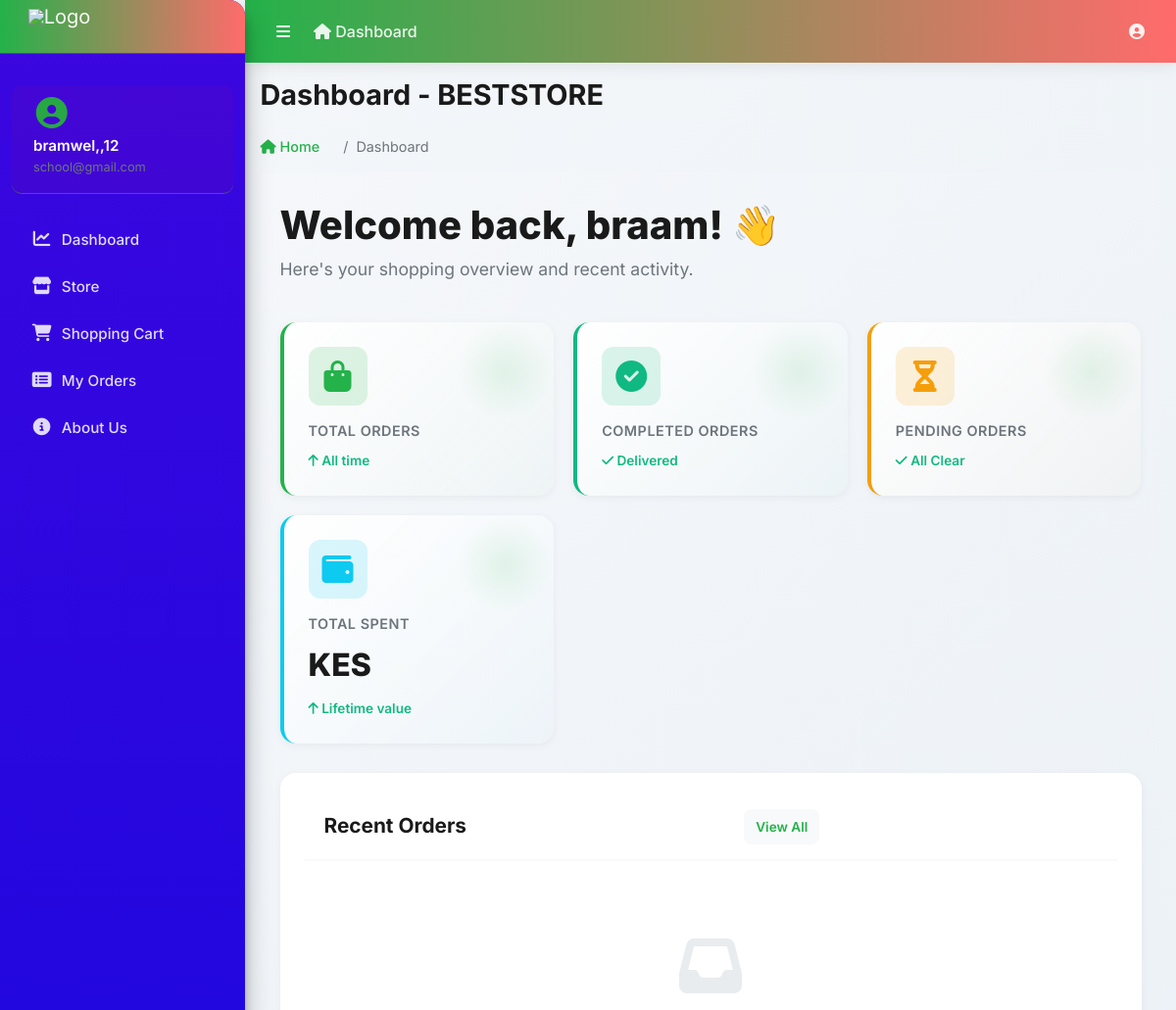
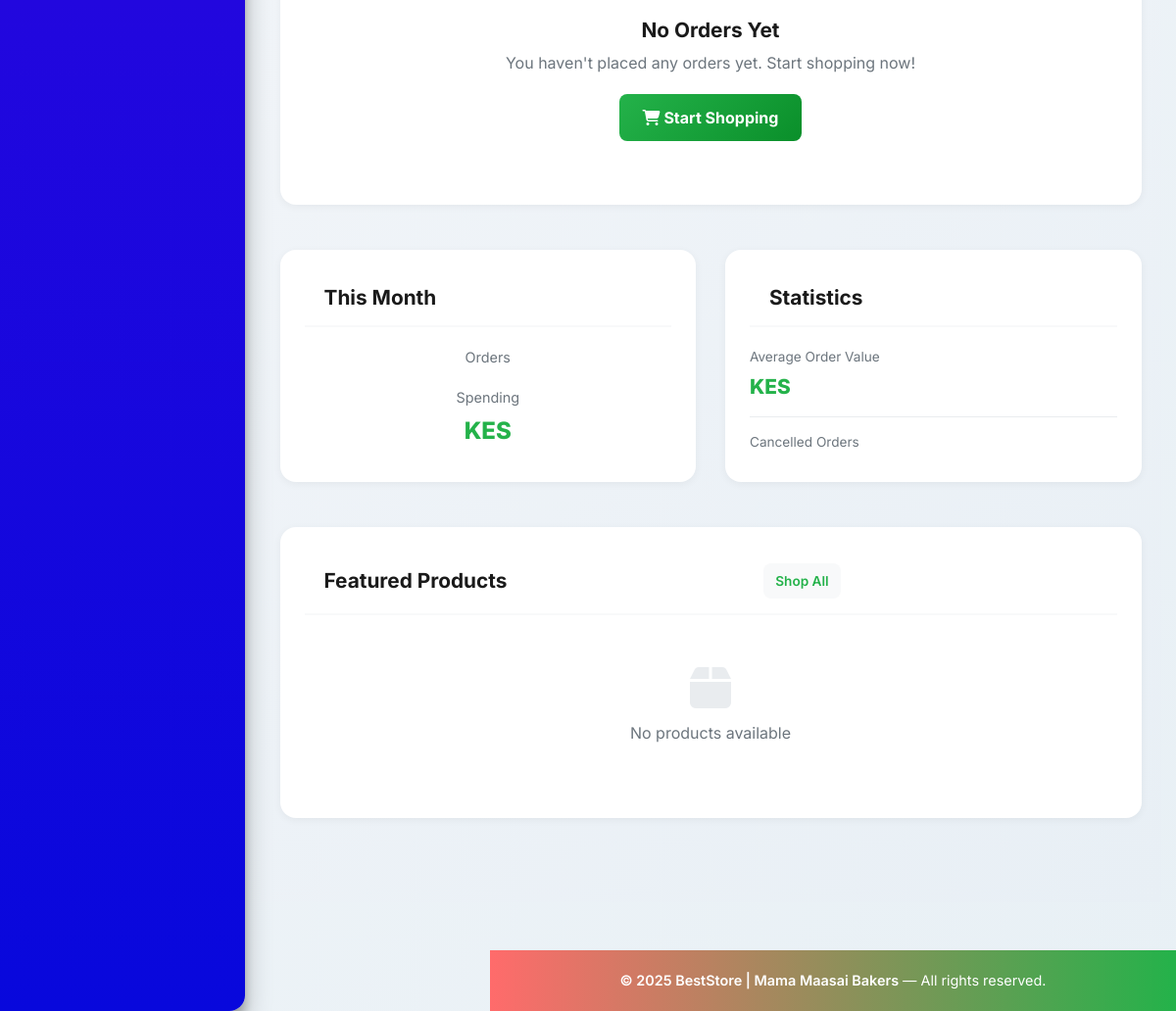
Screenshot of /accounts/dashboard/ (signed in) with the database file from the repository (2 pictures, top to bottom).
### accounts/models.py (models this page shows, shortened)
class Account(AbstractUser):
    ROLE_CHOICES = (
        ('admin', 'Admin'),
        ('finance', 'Finance'),
        ('user', 'User'),
    )
    role = models.CharField(max_length=20, choices=ROLE_CHOICES, default='user')
    first_name = models.CharField(max_length=50)
    last_name = models.CharField(max_length=50)
    username = models.CharField(max_length=50, unique=True)
    email = models.EmailField(max_length=100, unique=True)
    phone_number = models.CharField(max_length=50, blank=True, null=True)
    groups = models.ManyToManyField(
        Group,
        related_name="custom_user_set",
        blank=True,
        help_text="The groups this user belongs to.",
        verbose_name="groups",
    )
    user_permissions = models.ManyToManyField(
        Permission,
        related_name="custom_user_permissions_set",
        blank=True,
        help_text="Specific permissions for this user.",
        verbose_name="user permissions",
    )
    date_joined = models.DateTimeField(auto_now_add=True)
    last_login = models.DateTimeField(auto_now_add=True)
    is_admin = models.BooleanField(default=False)
    is_staff = models.BooleanField(default=False)
    is_superuser = models.BooleanField(default=False)
    is_active = models.BooleanField(default=False)
    is_superadmin = models.BooleanField(default=False)
    USERNAME_FIELD = 'email'
    REQUIRED_FIELDS = ['username', 'first_name', 'last_name']
    objects = MyAccountManager()

### accounts/views.py (the view)
# urls.py: path('dashboard/', views.dashboard, name='dashboard'),
@login_required
def dashboard(request):
    orders_count = Order.objects.filter(user=request.user).count()
    products = Product.objects.all()[:6]
    categories = Category.objects.all()
    userprofile = getattr(request.user, 'userprofile', None)
    context = {
        'orders_count': orders_count,
        'products': products,
        'categories': categories,
        'user': request.user,
        'userprofile': userprofile,
    }
    return render(request, 'accounts/dashboard.html', context)

### templates/accounts/dashboard.html (shortened to what this page needs)
{% extends 'base.html' %}
{% block page_title %}Dashboard - BESTSTORE{% endblock %}
{% load static %}
{% block content %}
<div class="dashboard-container">
    <div class="dashboard-header">
        <div class="header-content">
            <h1>Welcome back, {{ user.first_name|default:user.username }}! 👋</h1>
            <p>Here's your shopping overview and recent activity.</p>
        </div>
    </div>
    <div class="stats-grid">
        <div class="stat-card total-orders">
            <div class="stat-icon">
                <i class="fas fa-shopping-bag"></i>
            </div>
            <div class="stat-label">Total Orders</div>
            <div class="stat-change positive">
                <i class="fas fa-arrow-up"></i> All time
            </div>
        </div>
        <div class="stat-card completed">
            <div class="stat-icon">
                <i class="fas fa-check-circle"></i>
            </div>
            <div class="stat-label">Completed Orders</div>
            <div class="stat-change positive">
                <i class="fas fa-check"></i> Delivered
            </div>
        </div>
        <div class="stat-card pending">
            <div class="stat-icon">
                <i class="fas fa-hourglass-half"></i>
            </div>
            <div class="stat-label">Pending Orders</div>
            <div class="stat-change {% if pending_orders > 0 %}negative{% else %}positive{% endif %}">
                {% if pending_orders > 0 %}
                    <i class="fas fa-clock"></i> In Progress
                {% else %}
                    <i class="fas fa-check"></i> All Clear
                {% endif %}
            </div>
        </div>
        <div class="stat-card spent">
            <div class="stat-icon">
                <i class="fas fa-wallet"></i>
            </div>
            <div class="stat-label">Total Spent</div>
            <div class="stat-value">KES {{ total_spent|floatformat:2 }}</div>
            <div class="stat-change positive">
                <i class="fas fa-arrow-up"></i> Lifetime value
            </div>
        </div>
    </div>
    <div class="dashboard-grid">
        <div class="card" style="grid-column: 1 / -1;">
            <div class="card-header">
                <h3 class="card-title">Recent Orders</h3>
                <a href="{% url 'myOrders' %}" class="card-action">View All</a>
            </div>
            {% if recent_orders %}
                <div style="overflow-x: auto;">
                    <table class="orders-table">
                        <thead>
                            <tr>
                                <th>Order ID</th>
                                <th>Date</th>
                                <th>Items</th>
                                <th>Status</th>
                                <th>Amount</th>
                                <th>Action</th>
                            </tr>
                        </thead>
                        <tbody>
                            {% for order in recent_orders %}
                                <tr>
                                    <td>
                                        <span class="order-id">#{{ order.id }}</span>
                                    </td>
                                    <td>{{ order.created_at|date:"M d, Y" }}</td>
                                    <td>
                                        {% if order.items.all %}
                                            {{ order.items.count }} item{{ order.items.count|pluralize }}
                                        {% else %}
                                            -
                                        {% endif %}
                                    </td>
                                    <td>
                                        <span class="status-badge status-{{ order.status|lower }}">
                                            {{ order.get_status_display }}
                                        </span>
                                    </td>
                                    <td>
                                        <span class="amount">KES {{ order.total_amount|floatformat:2 }}</span>
                                    </td>
                                    <td>
                                        <a href="{% url 'order_detail' order.id %}"
                                           class="card-action" style="margin: 0;">
                                            Details
                                        </a>
                                    </td>
                                </tr>
                            {% endfor %}
                        </tbody>
                    </table>
                </div>
            {% else %}
                <div class="empty-state">
                    <div class="empty-icon">
                        <i class="fas fa-inbox"></i>
                    </div>
                    <h4 class="empty-title">No Orders Yet</h4>
                    <p class="empty-text">You haven't placed any orders yet. Start shopping now!</p>
                    <a href="/" class="btn-primary">
                        <i class="fas fa-shopping-cart"></i> Start Shopping
                    </a>
                </div>
            {% endif %}
        </div>
        <div class="card">
            <div class="card-header">
                <h3 class="card-title">This Month</h3>
            </div>
            <div style="text-align: center;">
                <div style="margin-bottom: 20px;">
                    <div style="font-size: 0.9rem; color: var(--text-muted); margin-bottom: 5px;">Orders</div>
                </div>
                <div>
                    <div style="font-size: 0.9rem; color: var(--text-muted); margin-bottom: 5px;">Spending</div>
                    <div style="font-size: 1.5rem; font-weight: 800; color: var(--primary);">
                        KES {{ recent_spending|floatformat:2 }}
                    </div>
                </div>
            </div>
        </div>
        <div class="card">
            <div class="card-header">
                <h3 class="card-title">Statistics</h3>
            </div>
            <div>
                <div style="margin-bottom: 15px; padding-bottom: 15px; border-bottom: 1px solid var(--border);">
                    <div style="font-size: 0.85rem; color: var(--text-muted); margin-bottom: 5px;">
                        Average Order Value
                    </div>
                    <div style="font-size: 1.3rem; font-weight: 800; color: var(--primary);">
                        KES {{ average_order_value|floatformat:2 }}
                    </div>
                </div>
                <div>
                    <div style="font-size: 0.85rem; color: var(--text-muted); margin-bottom: 5px;">
                        Cancelled Orders
                    </div>
                </div>
            </div>
        </div>
        <div class="card" style="grid-column: 1 / -1;">
            <div class="card-header">
                <h3 class="card-title">Featured Products</h3>
                <a href="/" class="card-action">Shop All</a>
            </div>
            {% if products %}
                <div class="products-grid">
                    {% for product in products %}
                        <div class="product-card">
                            <div class="product-image">
                                {% if product.image %}
                                    <img src="{{ product.image.url }}" alt="{{ product.product_name }}">
                                {% else %}
                                    <i class="fas fa-image"></i>
                                {% endif %}
                            </div>
                            <div class="product-info">
                                <div class="product-name">{{ product.product_name }}</div>
                                <div class="product-price">KES {{ product.price|floatformat:2 }}</div>
                            </div>
                        </div>
                    {% endfor %}
                </div>
            {% else %}
                <div class="empty-state" style="padding: 30px;">
                    <i class="fas fa-box" style="font-size: 3rem; color: var(--border); margin-bottom: 10px;"></i>
                    <p class="empty-text">No products available</p>
                </div>
            {% endif %}
        </div>
    </div>
</div>
{% endblock %}

### templates/base.html (shortened to what this page needs)
{% load static %}
<!DOCTYPE html>
<html lang="en-us">
<head>
    <link rel="stylesheet" href="https://cdnjs.cloudflare.com/ajax/libs/font-awesome/6.4.0/css/all.min.css">
    <link rel="stylesheet" href="{% static 'vendor/bootstrap/css/bootstrap.min.css' %}">
    <link rel="stylesheet" href="{% static 'vendor/adminlte/css/adminlte.min.css' %}">
</head>
<body class="hold-transition sidebar-mini">
<div class="wrapper">
    <nav class="main-header navbar navbar-expand navbar-dark navbar-light">
        <ul class="navbar-nav">
            <li class="nav-item">
                <a class="nav-link" data-widget="pushmenu" href="#" role="button" title="Toggle Menu">
                    <i class="fas fa-bars"></i>
                </a>
            </li>
            <li class="nav-item d-none d-sm-inline-block">
                <a href="{% url 'dashboard' %}" class="nav-link">
                    <i class="fas fa-home me-2"></i> Dashboard
                </a>
            </li>
        </ul>
        <ul class="navbar-nav ml-auto">
            <li class="nav-item dropdown">
                <a class="nav-link" data-bs-toggle="dropdown" href="#" role="button" title="Account">
                    <i class="fas fa-user-circle"></i>
                </a>
            </li>
        </ul>
    </nav>
    <aside class="main-sidebar elevation-4 sidebar-dark-primary">
        <a href="{% url 'dashboard' %}" class="brand-link">
            <img src="{% static 'images/logo.png' %}" alt="Logo" class="brand-image">
        </a>
        <div class="sidebar">
            <div class="user-panel mt-3 pb-3 mb-3">
                <div class="image">
                    <i class="fas fa-user-circle fa-2x text-success"></i>
                </div>
                <div class="info">
                    <a href="{% url 'profile' %}" class="d-block">{{ user.username|default:"Guest" }}</a>
                    <small class="text-muted">{{ user.email|default:"" }}</small>
                </div>
            </div>
            <nav class="mt-4">
                <ul class="nav nav-pills nav-sidebar flex-column" data-widget="treeview" role="menu">
                    <li class="nav-item">
                        <a href="{% url 'dashboard' %}" class="nav-link">
                            <i class="nav-icon fas fa-chart-line"></i>
                            <p>Dashboard</p>
                        </a>
                    </li>
                    <li class="nav-item">
                        <a href="{% url 'store:store' %}" class="nav-link">
                            <i class="nav-icon fas fa-store"></i>
                            <p>Store</p>
                        </a>
                    </li>
                    <li class="nav-item">
                        <a href="{% url 'cart:cart' %}" class="nav-link">
                            <i class="nav-icon fas fa-shopping-cart"></i>
                            <p>Shopping Cart</p>
                        </a>
                    </li>
                    <li class="nav-item">
                        <a href="{% url 'myOrders' %}" class="nav-link">
                            <i class="nav-icon fas fa-list-alt"></i>
                            <p>My Orders</p>
                        </a>
                    </li>
                    <li class="nav-item">
                        <a href="{% url 'about' %}" class="nav-link">
                            <i class="nav-icon fas fa-info-circle"></i>
                            <p>About Us</p>
                        </a>
                    </li>
                </ul>
            </nav>
        </div>
    </aside>
    <div class="content-wrapper">
        <div class="content">
            <div class="container-fluid">
                <div class="row mb-4">
                    <div class="col-12">
                        <div class="d-flex justify-content-between align-items-center">
                            <div>
                                <h1 class="m-0">{% block page_title %}Dashboard{% endblock %}</h1>
                            </div>
                        </div>
                    </div>
                </div>
                <div class="row mb-3">
                    <div class="col-12">
                        <nav aria-label="breadcrumb">
                            <ol class="breadcrumb">
                                <li class="breadcrumb-item"><a href="{% url 'dashboard' %}"><i class="fas fa-home"></i> Home</a></li>
                                <li class="breadcrumb-item active">{% block breadcrumb %}Dashboard{% endblock %}</li>
                            </ol>
                        </nav>
                    </div>
                </div>
            </div>
        </div>
        <div class="content">
            <div class="container-fluid">
                {% block content %}{% endblock %}
            </div>
        </div>
        <footer class="main-footer mt-5">
            <strong>&copy; 2025 BestStore | Mama Maasai Bakers</strong> — All rights reserved.
        </footer>
    </div>
</div>
</body>
</html>

### rows the page displays
Account: username "bramwel,,12", email "school@gmail.com", first_name "braam"
